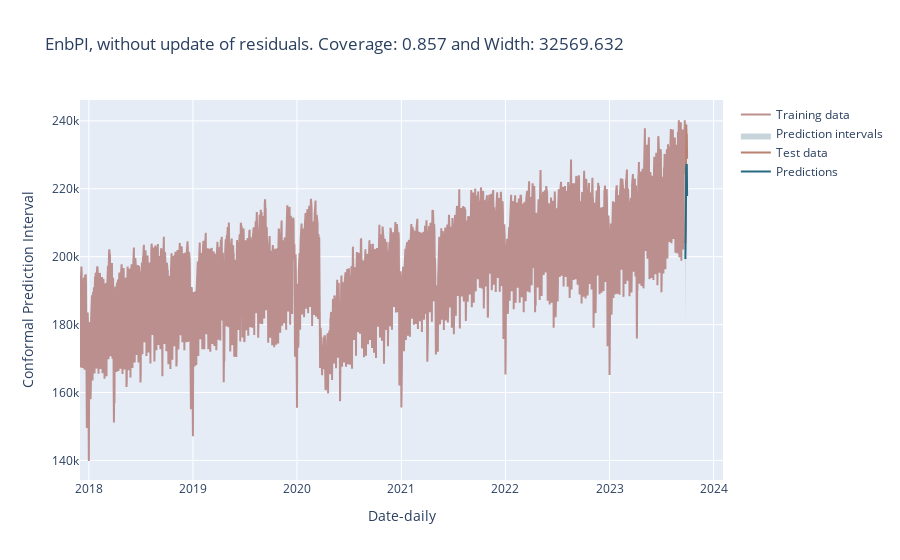
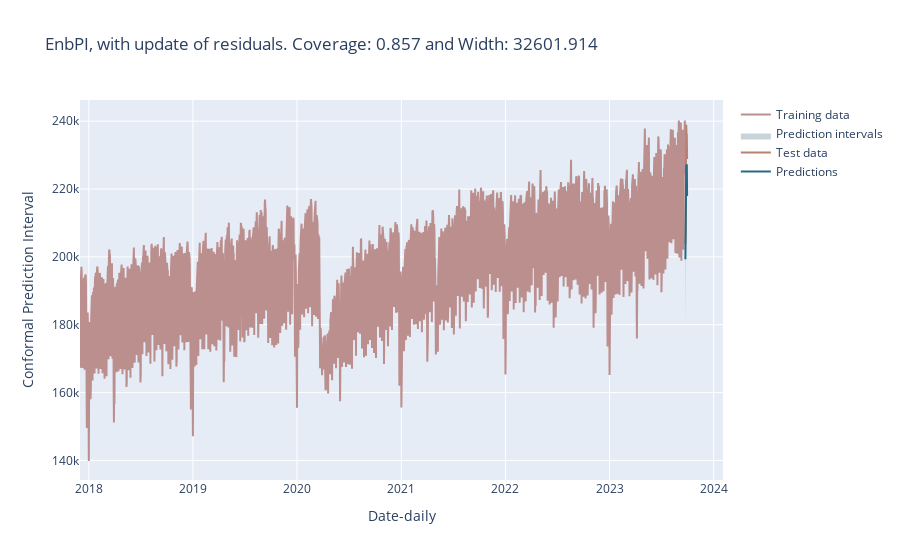

Write notebook code for charts like these, in order.
### Code cell
plot_forecast(y_train, y_test, y_preds, y_pis, coverages, widths)

### Figure 1 — Plotly figure (JSON) as saved in the notebook; plotly's stock layout.template omitted (floating-point values rounded to 4 significant figures; data arrays with more than 128 entries replaced by an {"elided": "..."} marker saying what was removed)
{"data": [{"line": {"color": "#bc8f8f", "width": 2}, "mode": "lines", "name": "Training data", "type": "scatter", "x": {"elided": "2123 str values"}, "y": {"elided": "2123 float values"}}, {"fill": "toself", "fillcolor": "rgba(185, 203, 211, 0.8)", "line": {"color": "rgba(0,0,0,0)"}, "name": "Prediction intervals", "type": "scatter", "x": ["2023-09-24T00:00:00", "2023-09-25T00:00:00", "2023-09-26T00:00:00", "2023-09-27T00:00:00", "2023-09-28T00:00:00", "2023-09-29T00:00:00", "2023-09-30T00:00:00", "2023-09-30T00:00:00", "2023-09-29T00:00:00", "2023-09-28T00:00:00", "2023-09-27T00:00:00", "2023-09-26T00:00:00", "2023-09-25T00:00:00", "2023-09-24T00:00:00"], "y": [178900.0, 202900.0, 205500.0, 205800.0, 206600.0, 206900.0, 197500.0, 230100.0, 239500.0, 239200.0, 238400.0, 238100.0, 235400.0, 211500.0]}, {"line": {"color": "#b98170", "width": 2}, "mode": "lines", "name": "Test data", "type": "scatter", "x": ["2023-09-24T00:00:00", "2023-09-25T00:00:00", "2023-09-26T00:00:00", "2023-09-27T00:00:00", "2023-09-28T00:00:00", "2023-09-29T00:00:00", "2023-09-30T00:00:00"], "y": [203900.0, 233500.0, 236500.0, 239000.0, 235900.0, 235900.0, 228800.0]}, {"line": {"color": "#276981", "width": 2}, "mode": "lines", "name": "Predictions", "type": "scatter", "x": ["2023-09-24T00:00:00", "2023-09-25T00:00:00", "2023-09-26T00:00:00", "2023-09-27T00:00:00", "2023-09-28T00:00:00", "2023-09-29T00:00:00", "2023-09-30T00:00:00"], "y": [199300.0, 223300.0, 225900.0, 226200.0, 227000.0, 227300.0, 217900.0]}], "layout": {"showlegend": true, "title": {"text": "EnbPI, without update of residuals. Coverage: 0.857 and Width: 32569.632"}, "xaxis": {"title": {"text": "Date-daily"}}, "yaxis": {"title": {"text": "Conformal Prediction Interval"}}}}

### Figure 2 — Plotly figure (JSON) as saved in the notebook; plotly's stock layout.template omitted (floating-point values rounded to 4 significant figures; data arrays with more than 128 entries replaced by an {"elided": "..."} marker saying what was removed)
{"data": [{"line": {"color": "#bc8f8f", "width": 2}, "mode": "lines", "name": "Training data", "type": "scatter", "x": {"elided": "2123 str values"}, "y": {"elided": "2123 float values"}}, {"fill": "toself", "fillcolor": "rgba(185, 203, 211, 0.8)", "line": {"color": "rgba(0,0,0,0)"}, "name": "Prediction intervals", "type": "scatter", "x": ["2023-09-24T00:00:00", "2023-09-25T00:00:00", "2023-09-26T00:00:00", "2023-09-27T00:00:00", "2023-09-28T00:00:00", "2023-09-29T00:00:00", "2023-09-30T00:00:00", "2023-09-30T00:00:00", "2023-09-29T00:00:00", "2023-09-28T00:00:00", "2023-09-27T00:00:00", "2023-09-26T00:00:00", "2023-09-25T00:00:00", "2023-09-24T00:00:00"], "y": [178900.0, 202900.0, 205500.0, 205800.0, 206600.0, 206900.0, 197500.0, 230100.0, 239500.0, 239300.0, 238400.0, 238100.0, 235400.0, 211500.0]}, {"line": {"color": "#b98170", "width": 2}, "mode": "lines", "name": "Test data", "type": "scatter", "x": ["2023-09-24T00:00:00", "2023-09-25T00:00:00", "2023-09-26T00:00:00", "2023-09-27T00:00:00", "2023-09-28T00:00:00", "2023-09-29T00:00:00", "2023-09-30T00:00:00"], "y": [203900.0, 233500.0, 236500.0, 239000.0, 235900.0, 235900.0, 228800.0]}, {"line": {"color": "#276981", "width": 2}, "mode": "lines", "name": "Predictions", "type": "scatter", "x": ["2023-09-24T00:00:00", "2023-09-25T00:00:00", "2023-09-26T00:00:00", "2023-09-27T00:00:00", "2023-09-28T00:00:00", "2023-09-29T00:00:00", "2023-09-30T00:00:00"], "y": [199300.0, 223300.0, 225900.0, 226200.0, 227000.0, 227300.0, 217900.0]}], "layout": {"showlegend": true, "title": {"text": "EnbPI, with update of residuals. Coverage: 0.857 and Width: 32601.914"}, "xaxis": {"title": {"text": "Date-daily"}}, "yaxis": {"title": {"text": "Conformal Prediction Interval"}}}}
